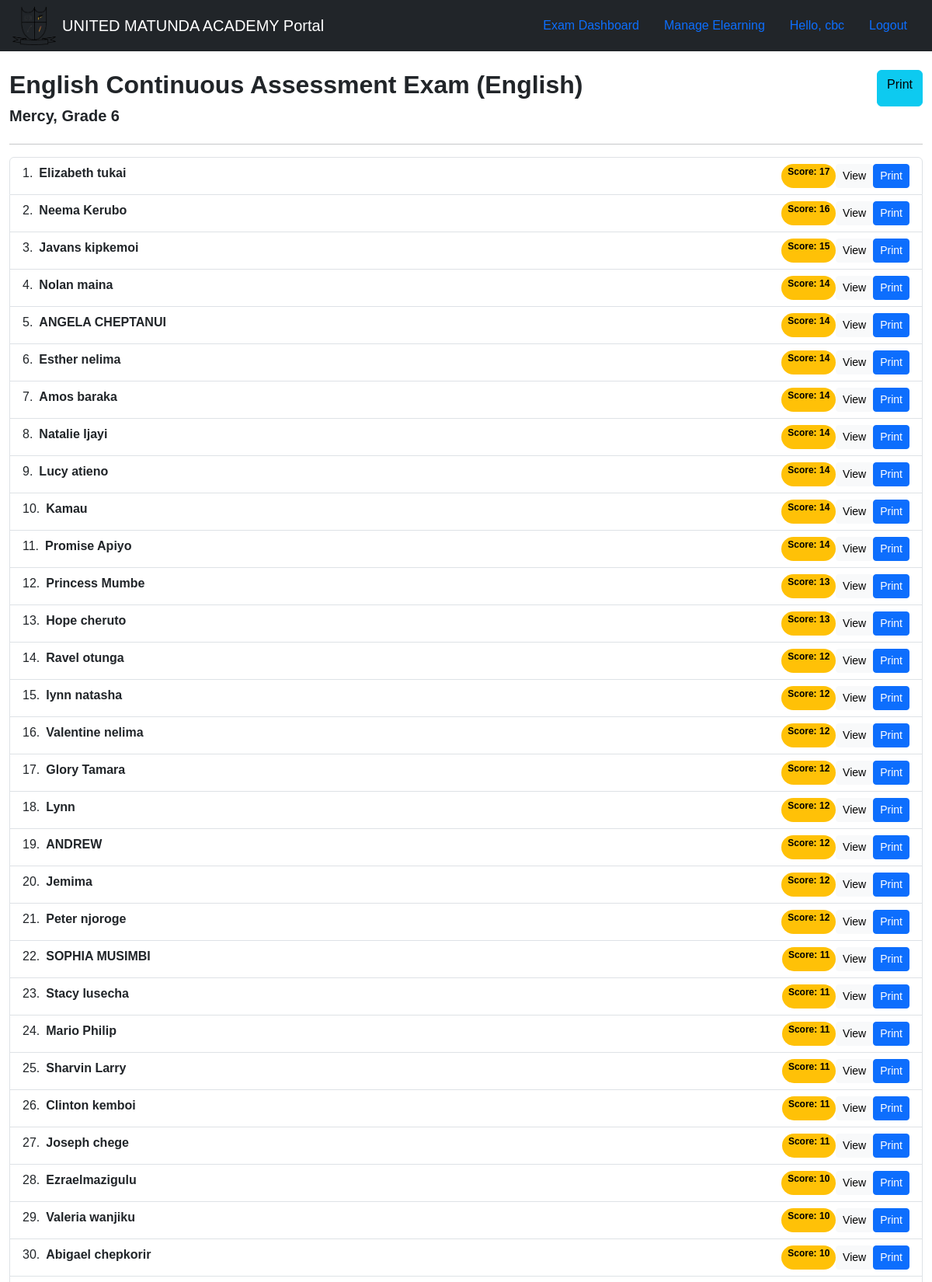
/assessment/assessment/analysis/15 (signed in, upper part), run on the app's committed database.
### Assessments/models.py (models this page shows, shortened)
class Assessment(models.Model):
    title = models.CharField(max_length=255)
    user = models.ForeignKey(User,  on_delete=models.CASCADE, blank=True, null=True)
    grade = models.ForeignKey(Grade, related_name='grade_assessments', on_delete=models.CASCADE)
    subject = models.ForeignKey(Subject, on_delete=models.CASCADE)
    teacher = models.CharField(max_length=250)
    scheduled_date = models.DateTimeField()
    duration_minutes = models.PositiveIntegerField()
    created = models.DateTimeField(auto_now_add=True)
    description = models.TextField(blank=True, null=True)
    is_published = models.BooleanField(default=False)
    done = models.BooleanField(default=False)
    class Meta:
        ordering = ('-created',)
    def __str__(self):
        return f"{self.title} ({self.subject})"

class AssessmentResult(models.Model):
    student = models.CharField(max_length=250)
    assessment = models.ForeignKey(Assessment,  on_delete=models.CASCADE)
    total_score = models.PositiveIntegerField()
    answers = models.JSONField(null=True, blank=True)
    completed_on = models.DateTimeField(auto_now_add=True)
    class Meta:
        ordering = ('-total_score',)

### Subjects/models.py (models this page shows)
class Subject(models.Model):
    grade = models.ForeignKey(Grade, on_delete=models.CASCADE, blank=True)
    name = models.CharField(max_length=250)
    def __str__(self):
        return f"{self.name}"

class Grade(models.Model):
    name = models.CharField(max_length=250)
    def __str__(self):
        return f"{self.name}"

### Assessments/views.py (the view)
# urls.py: path('assessment/analysis/<int:assessment_id>', views.AssessmentAnalysis.as_view(), name='assessment_analysis'),
class AssessmentAnalysis(LoginRequiredMixin, ListView):
    model = AssessmentResult
    template_name = 'assessment_analysis.html'
    context_object_name = 'assessment_result_list'
    def get_queryset(self):
        self.assessment = get_object_or_404(Assessment, pk=self.kwargs['assessment_id'])
        return AssessmentResult.objects.filter(assessment=self.assessment)
    def get_context_data(self, *, object_list=None, **kwargs):
        context = super().get_context_data(**kwargs)
        context['assessment_id'] = self.kwargs['assessment_id']
        context['assessment'] = self.assessment
        return context

### Assessments/templates/assessment_analysis.html (shortened to what this page needs)
{% extends 'base.html' %}
{% block content %}
    <div class="row">
        <div class=" d-flex justify-content-between">
            <h2>{{ assessment }}</h2>
             <a href="{% url 'assessment_analysis_pdf' assessment_id %}" class="btn btn-info">Print</a>
        </div>
    </div>
    <div class="row">
        <h5>{{ assessment.teacher }}, {{ assessment.grade }}</h5>
    </div>
    <hr>
    <ol class="list-group list-group-numbered">
        {% for item in assessment_result_list %}
              <li class="list-group-item d-flex justify-content-between align-items-start">
                <div class="ms-2 me-auto">
                  <div class="fw-bold">{{ item.student }}</div>
                </div>
                  <div class="d-flex justify-content-end">
                      <span class="badge text-bg-warning rounded-pill">Score: {{ item.total_score }}</span>
                      <a href="{% url 'assessment_result' item.pk %}" class="btn btn-light btn-sm">View</a>
                      <a href="#" class="btn btn-primary btn-sm">Print</a>
                  </div>
              </li>
        {% empty %}
            <li>
                <h2>No Exam Listed by Learners yet.</h2>
            </li>
        {% endfor %}
    </ol>
{% endblock %}

### Assessments/templates/base.html (shortened to what this page needs)
{% load static %}
<!DOCTYPE html>
<html lang="en">
<head>
    {% load static %}
<link href="{% static 'css/bootstrap.min.css' %}" rel="stylesheet">
<link href="{% static 'css/quill.snow.css' %}" rel="stylesheet">
</head>
<body>
    <nav class="navbar navbar-dark bg-dark px-3">
  <div class="d-flex align-items-center">
    <img src="{% static 'images/Logo.png' %}" style="width:3.5rem; margin-right: 0.5rem;">
    <a class="navbar-brand text-white mb-0" href="{% url 'home_page'%}">
      UNITED MATUNDA ACADEMY Portal
    </a>
  </div>
  <ul class="nav justify-content-end">
    {% if user.is_authenticated %}
      <li><a class="nav-link" href="{% url 'dashboard' %}">Exam Dashboard</a></li>
      <li><a class="nav-link" href="{% url 'elearning_home' %}">Manage Elearning</a></li>
      <li class="nav-item">
        <a class="nav-link active" aria-current="page" href="#">
          <span>Hello, {{ user.username }}</span>
        </a>
      </li>
      <li class="nav-item"><a class="nav-link" href="{% url 'logout' %}">Logout</a></li>
    {% else %}
      <li class="nav-item"><a class="nav-link" href="{% url 'login' %}">Login</a></li>
    {% endif %}
  </ul>
</nav>
    <main class="container-fluid mt-4">
        {% block content %}
        {% endblock %}
    </main>
</body>
</html>

### Assessments/templates/base.html (style rules this page uses)
body { font-family: 'Poppins', sans-serif; }
h1, h2, h3, h4, h5 { font-family: 'Poppins', sans-serif; font-weight: 600; }

### data on the page
Assessment: title+subject "English Continuous Assessment Exam (English)", teacher "Mercy", grade "Grade 6"
AssessmentResult: student "Elizabeth tukai", total_score "17"
AssessmentResult: student "Neema Kerubo", total_score "16"
AssessmentResult: student "Javans kipkemoi", total_score "15"
AssessmentResult: student "Nolan maina", total_score "14"
AssessmentResult: student "ANGELA CHEPTANUI", total_score "14"
AssessmentResult: student "Esther nelima", total_score "14"
AssessmentResult: student "Amos baraka", total_score "14"
AssessmentResult: student "Natalie Ijayi", total_score "14"
AssessmentResult: student "Lucy atieno", total_score "14"
AssessmentResult: student "Kamau", total_score "14"
AssessmentResult: student "Promise Apiyo", total_score "14"
AssessmentResult: student "Princess Mumbe", total_score "13"
AssessmentResult: student "Hope cheruto", total_score "13"
AssessmentResult: student "Ravel otunga", total_score "12"
AssessmentResult: student "Iynn natasha", total_score "12"
AssessmentResult: student "Valentine nelima", total_score "12"
AssessmentResult: student "Glory Tamara", total_score "12"
AssessmentResult: student "Lynn", total_score "12"
AssessmentResult: student "ANDREW", total_score "12"
AssessmentResult: student "Jemima", total_score "12"
AssessmentResult: student "Peter njoroge", total_score "12"
AssessmentResult: student "SOPHIA MUSIMBI", total_score "11"
AssessmentResult: student "Stacy lusecha", total_score "11"
AssessmentResult: student "Mario Philip", total_score "11"
AssessmentResult: student "Sharvin Larry", total_score "11"
AssessmentResult: student "Clinton kemboi", total_score "11"
AssessmentResult: student "Joseph chege", total_score "11"
AssessmentResult: student "Ezraelmazigulu", total_score "10"
AssessmentResult: student "Valeria wanjiku", total_score "10"
AssessmentResult: student "Abigael chepkorir", total_score "10"

### other printed values
{{ user.username }} "cbc"
